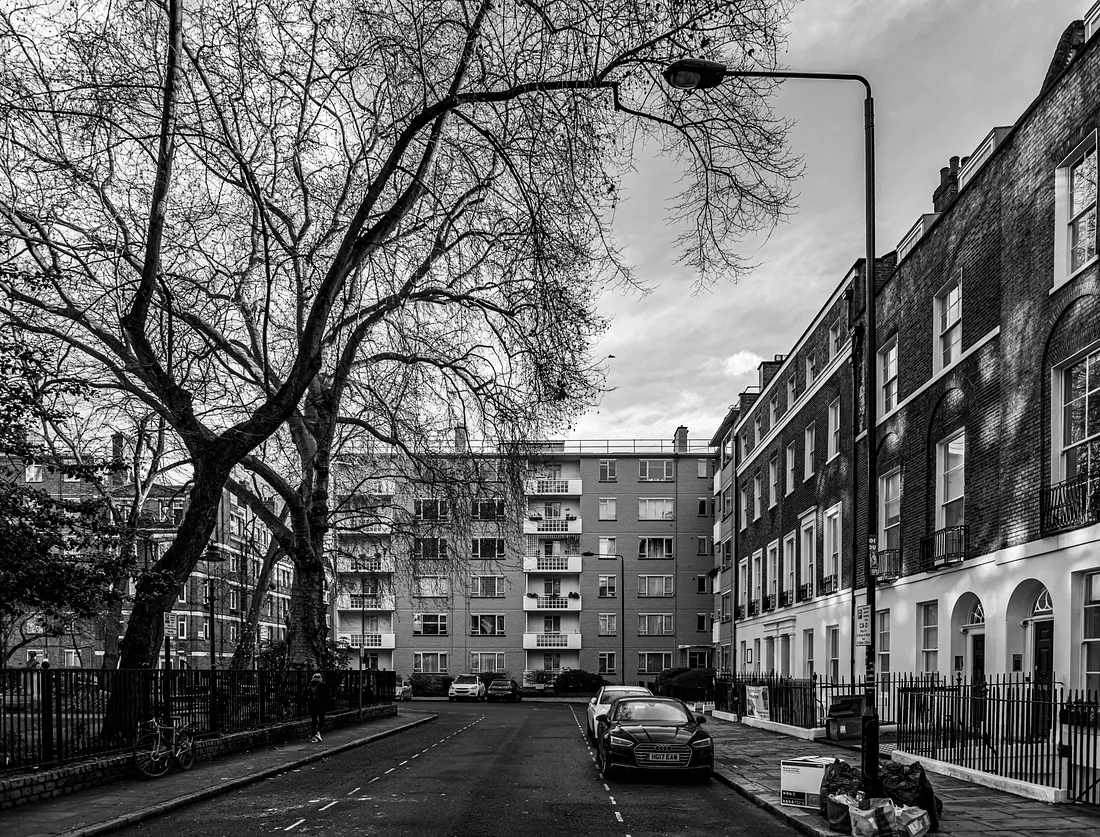
#> input picture OpenCV/Lesson 5/imagegrey.webp, 1100 x 837 px, found by its file name
$ python l5.py
#> lines starting #> are read from the running program, lines starting #| are printed output that depends on the picture
import cv2, numpy
img = cv2.imread("Lesson 5/imagegrey.webp",-1)
#> img is the input picture: shape (837, 1100, 3); mean B, G, R 102.2, 102.2, 102.2
clr_img = cv2.imread("Lesson 5/umbrella.webp",-1)
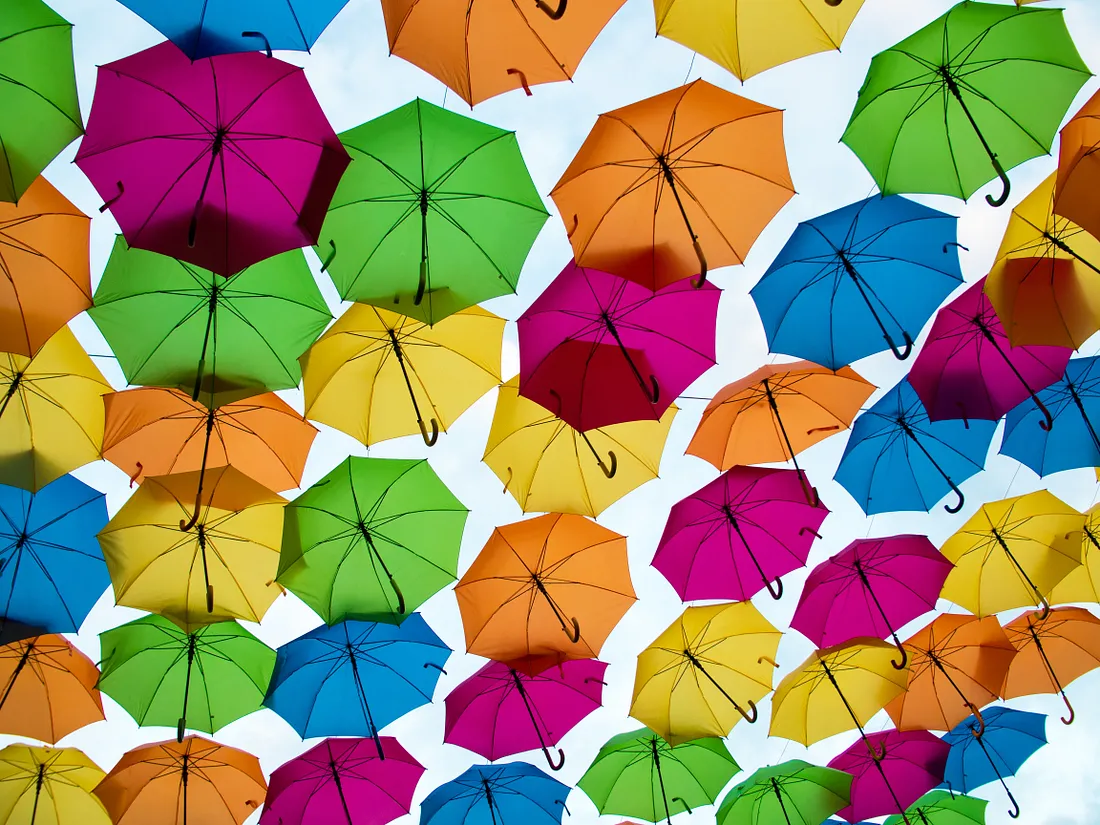
#> input picture OpenCV/Lesson 5/umbrella.webp, 1100 x 825 px, found by its file name
#> clr_img is the input picture: shape (825, 1100, 3); mean B, G, R 102.5, 138.2, 151.9

img_color = cv2.cvtColor(clr_img,cv2.COLOR_BGR2RGB)

b,g,r = cv2.split(img_color)
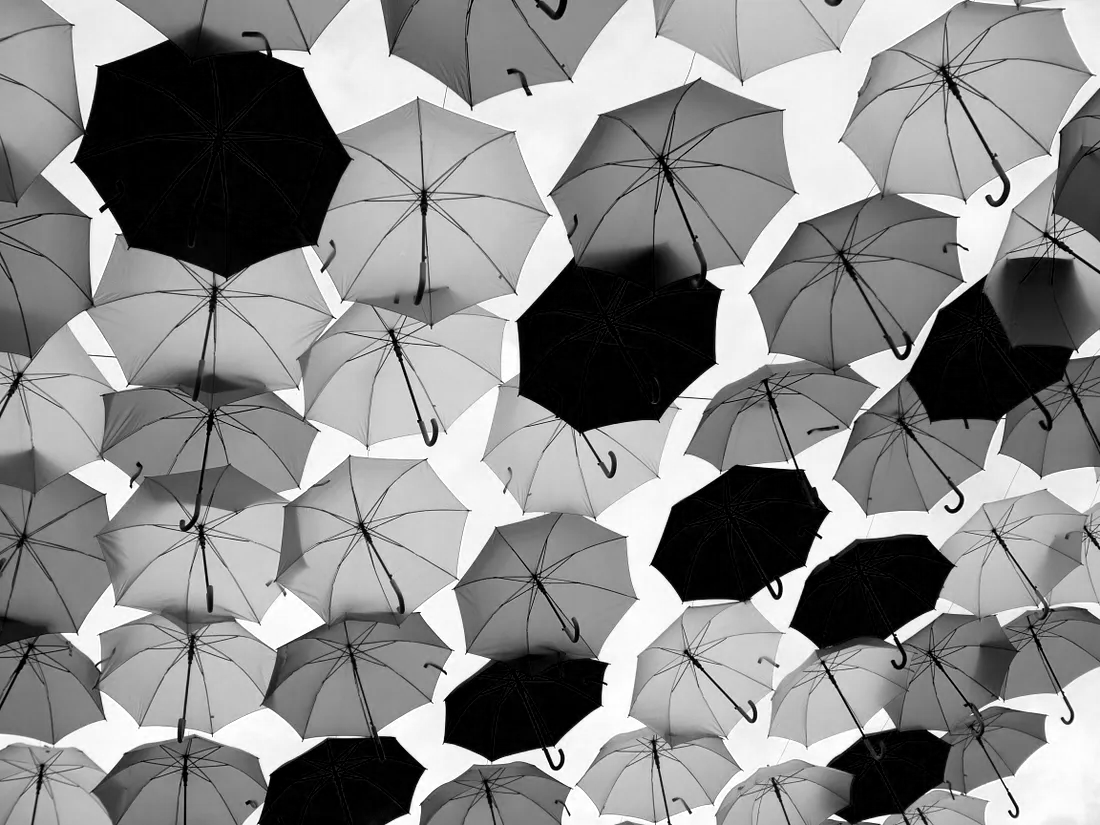
#> g: shape (825, 1100); min 0, max 255, mean 138.2
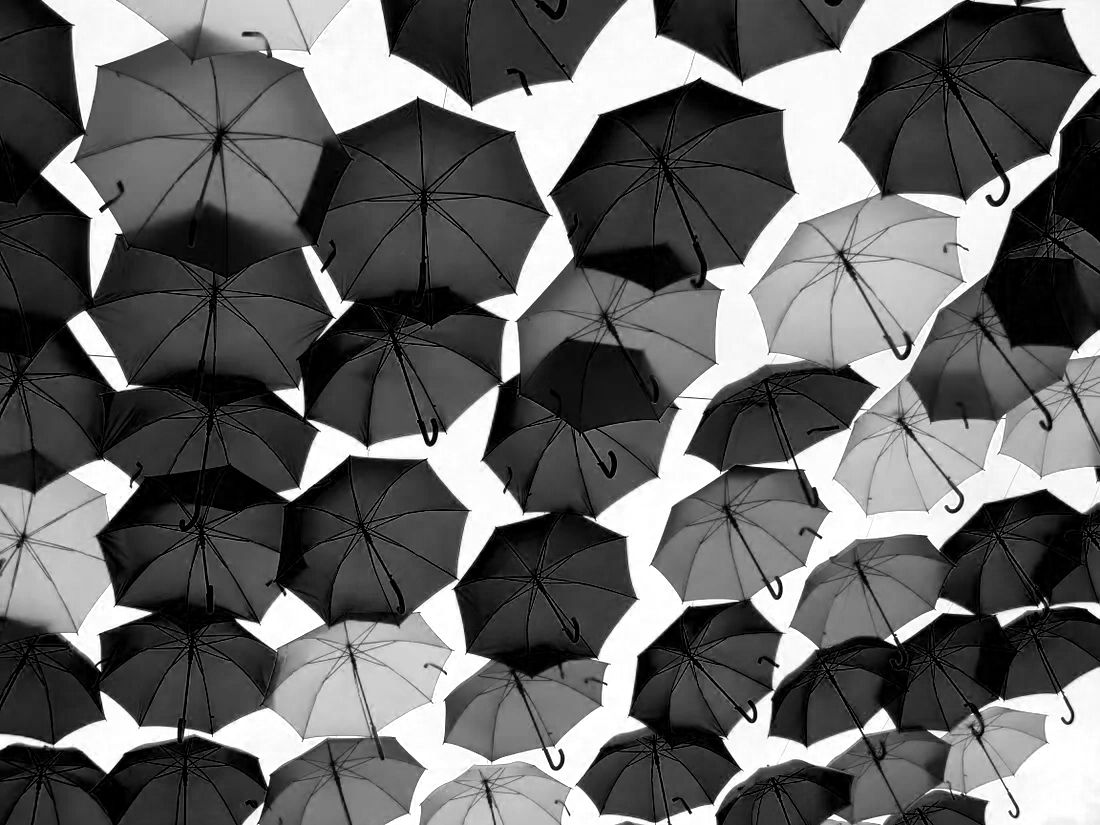
#> r: shape (825, 1100); min 0, max 255, mean 102.5
"""
cv2.imshow("stret",img)
cv2.waitKey(0)"""

row,col = img_color.shape[0:2]
#> row = 825; col = 1100
for y in range(row):
    for x in range(col):
        avr = sum(img_color[y,x])/3
        img_color[y,x] = [avr,avr,avr]
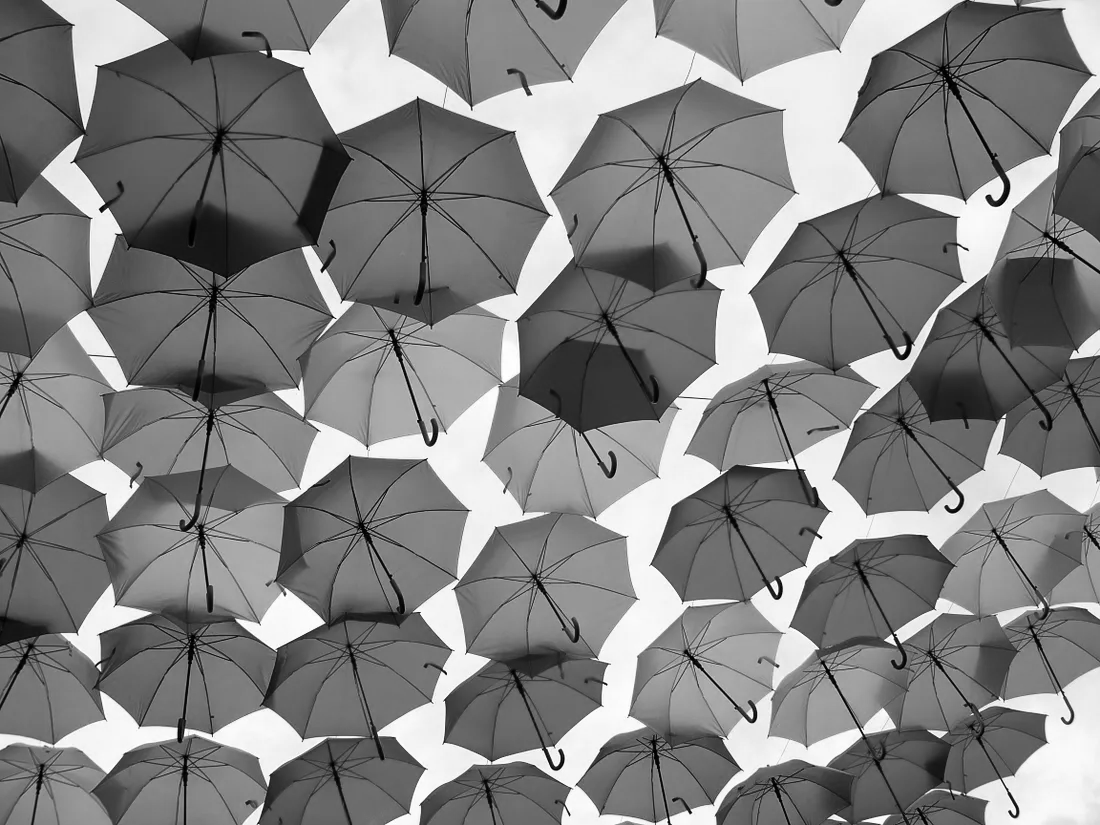
#> img_color: shape (825, 1100, 3); min 0, max 255, mean 130.5


print(img_color.shape)
#| (825, 1100, 3)
print("\n"+str(img_color))
#> (printed output is left out)

cv2.imshow("blue",img_color)
cv2.waitKey(0)
